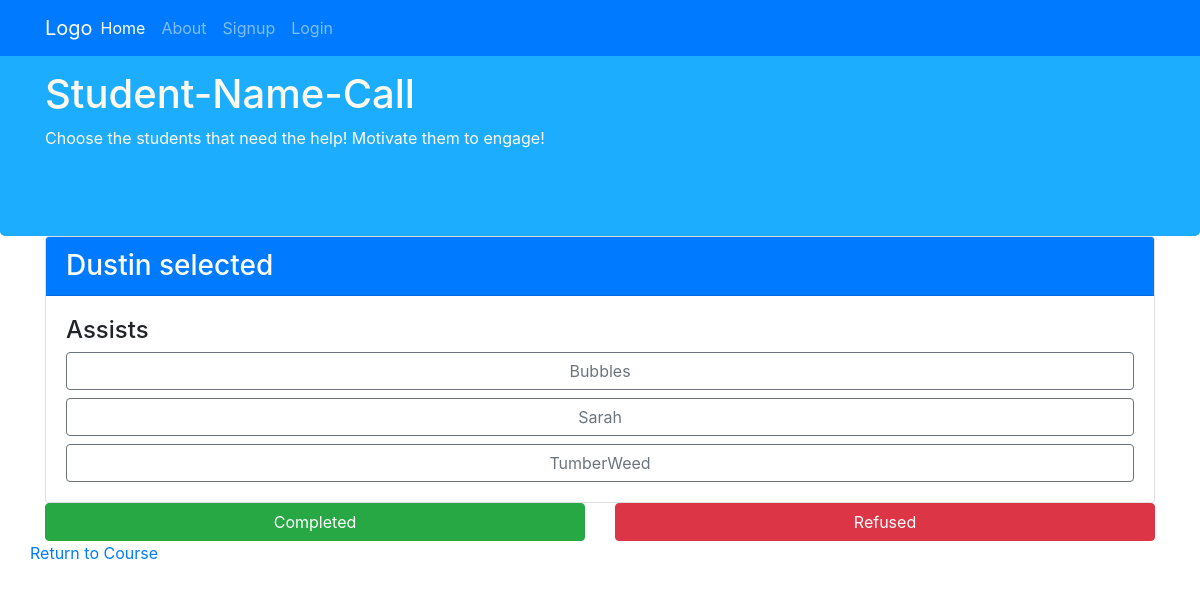
/select/2 (signed in), run on the app's committed database.
### course/models.py (models this page shows, shortened)
class Student(models.Model):
    name = models.CharField(max_length=20)
    attempts = models.IntegerField(default=0, validators=[MaxValueValidator(1000), MinValueValidator(0)])
    assists = models.IntegerField(default=0, validators=[MaxValueValidator(1000), MinValueValidator(0)])
    weight = models.IntegerField(default=1, validators=[MaxValueValidator(100), MinValueValidator(1)])
    course = models.ForeignKey(
        Course,
        on_delete=models.CASCADE,
    )
    class Meta:
        ordering = ['name']
    def __str__(self):
        return str(self.name)

### course/views.py (the view, shortened to what this page needs)
# urls.py: path('select/<student_id>', select_student_view, name='select_student_view'),
@login_required
def select_student_view(request, student_id):
    user = request.user
    student = Student.objects.get(pk=student_id)
    course = student.course
    students = [x for x in Student.objects.filter(course=course) if x != student]
    check_instructor(user, course)
    context = {
        'selected' : student,
        'students' : students,
        'course' : course,
        }
    return render(request, 'course/select_student.html', context)

### course/models.py (called while the page is built)
    def get_absolute_url(self):
        from django.urls import reverse
        return reverse('course_view', args=[str(self.course_id)])

### course/views.py (called while the page is built)
def check_instructor(user, course):
    authorized_user = course.instructor
    if user != authorized_user:
        return redirect('login')
    pass

### course/templates/course/select_student.html (shortened to what this page needs)
{% extends 'base.html' %}
{% block content %}
<form method="POST" >
    <div class="row row-content">
        <div class="col-12">
            <div class="card">
                <h3 class="card-header bg-primary text-white" id="login">  {{selected.name}} selected  </h3>
                <div class="card-body">
                    <h4>
                        Assists
                    </h4>
                    <div class="btn-group-toggle" data-toggle="buttons">
                        {% for stud in students %}
                        <label class="btn btn-block btn-outline-secondary">
                            <input type="checkbox" name="assists[]"  value="{{stud.id}}" >{{stud}}
                        </label>
                        {% endfor %}
                    </div>
                </div>
            </div>
        </div>
        <div class="col-6">
            <button type="submit"  name="completed" class="btn btn-block btn-success"> Completed </button>
        </div>
        <div class="col-6">
            <button type="submit"  name="refused" class="btn btn-block btn-danger"> Refused </button>
        </div>
</form>
<div class="row row-content">
    <div class="col-sm-12">
        <a href="{{course.get_absolute_url}}">
            Return to Course
        </a>
    </div>
</div>
    </div>
{% endblock %}

### data on the page
Student: name "Dustin"
Student: name "Bubbles"
Student: name "Sarah"
Student: name "TumberWeed"
